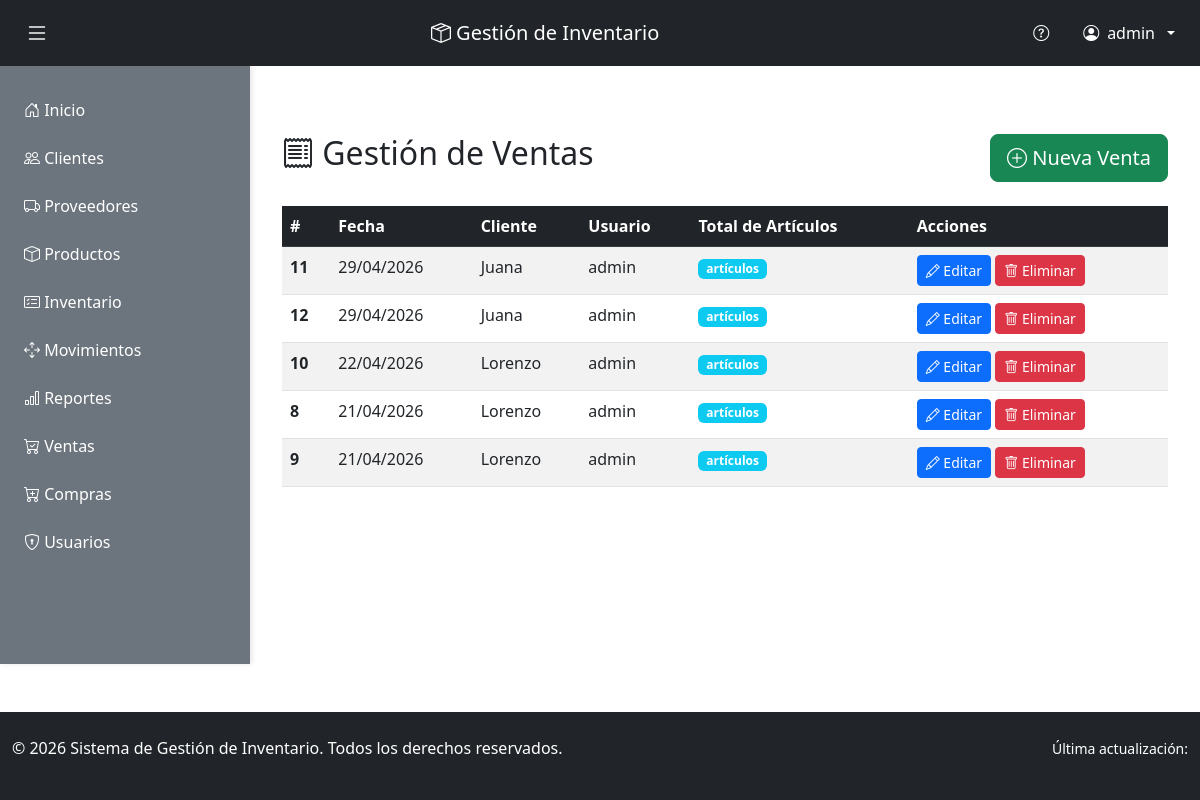
The page /ventas/ (signed in) on the database its author committed.
### inventario/models.py (models this page shows, shortened)
class Venta(models.Model):
    ESTADO_VENTA = [
        ('borrador', 'Borrador'),
        ('confirmada', 'Confirmada'),
        ('entregada', 'Entregada'),
        ('cancelada', 'Cancelada'),
    ]
    fecha_venta = models.DateField(auto_now_add=True)
    cliente = models.ForeignKey(Cliente, on_delete=models.CASCADE, related_name='ventas')
    usuario = models.ForeignKey(User, on_delete=models.CASCADE, related_name='ventas_realizadas')
    estado = models.CharField(max_length=20, choices=ESTADO_VENTA, default='borrador')
    total = models.DecimalField(max_digits=12, decimal_places=2, default=0)
    class Meta:
        ordering = ['-fecha_venta']
        verbose_name = 'Venta'
        verbose_name_plural = 'Ventas'

class Cliente(models.Model):
    nombre = models.CharField(max_length=100)
    telefono = models.CharField(max_length=9)
    email = models.EmailField(unique=True)
    direccion = models.CharField(max_length=200)
    fecha_creacion = models.DateTimeField(auto_now_add=True)
    activo = models.BooleanField(default=True)
    class Meta:
        ordering = ['-activo', 'nombre']
        verbose_name = 'Cliente'
        verbose_name_plural = 'Clientes'

### inventario/views.py (the view)
# urls.py: path('ventas/', views.ver_ventas, name='ver_ventas'),
@login_required(login_url='login')
@roles_permitidos('empleado', 'administrador')
@require_http_methods(["GET"])
def ver_ventas(request):
    ventas = Venta.objects.all()
    contexto = {'ventas': ventas}
    return render(request, 'ventas.html', contexto)

### Gestion_inventario/inventario/templates/ventas.html (shortened to what this page needs)
{% extends 'base.html' %}
{% block content %}
<div class="container mt-5">
    <div class="row mb-4">
        <div class="col-md-8">
            <h2><i class="bi bi-receipt"></i> Gestión de Ventas</h2>
        </div>
        <div class="col-md-4 text-end">
            <a href="{% url 'agregar_venta' %}" class="btn btn-success btn-lg">
                <i class="bi bi-plus-circle"></i> Nueva Venta
            </a>
        </div>
    </div>
    {% if ventas %}
        <div class="table-responsive">
            <table class="table table-hover table-striped">
                <thead class="table-dark">
                    <tr>
                        <th>#</th>
                        <th>Fecha</th>
                        <th>Cliente</th>
                        <th>Usuario</th>
                        <th>Total de Artículos</th>
                        <th>Acciones</th>
                    </tr>
                </thead>
                <tbody>
                    {% for venta in ventas %}
                        <tr>
                            <td><strong>{{ venta.id }}</strong></td>
                            <td>{{ venta.fecha_venta|date:"d/m/Y" }}</td>
                            <td>{{ venta.cliente.nombre }}</td>
                            <td>{{ venta.usuario.username }}</td>
                            <td>
                                <span class="badge bg-info">{{ venta.detalleventa_set.count }} artículos</span>
                            </td>
                            <td>
                                <a href="{% url 'editar_venta' venta.id %}" class="btn btn-primary btn-sm">
                                    <i class="bi bi-pencil"></i> Editar
                                </a>
                                <a href="{% url 'eliminar_venta' venta.id %}" class="btn btn-danger btn-sm">
                                    <i class="bi bi-trash"></i> Eliminar
                                </a>
                            </td>
                        </tr>
                    {% endfor %}
                </tbody>
            </table>
        </div>
    {% else %}
        <div class="alert alert-info text-center" role="alert">
            <h4 class="alert-heading">Sin ventas registradas</h4>
            <p>No hay ventas en el sistema. <a href="{% url 'agregar_venta' %}" class="alert-link">Crear una nueva venta</a></p>
        </div>
    {% endif %}
</div>
{% endblock %}

### inventario/templates/base.html (shortened to what this page needs)
<!DOCTYPE html>
<html lang="es">
{% load static %}
<head>
    <link href="https://cdn.jsdelivr.net/npm/bootstrap@5.3.0/dist/css/bootstrap.min.css" rel="stylesheet">
    <link rel="stylesheet" href="https://cdn.jsdelivr.net/npm/bootstrap-icons@1.10.0/font/bootstrap-icons.css">
</head>
<body>
    <nav class="navbar navbar-dark bg-dark sticky-top">
        <div class="container-fluid d-flex">
            <button class="btn btn-dark toggle-sidebar-btn me-2" id="sidebarToggle" title="Abrir/Cerrar menú">
                <i class="bi bi-list"></i>
            </button>
            <span class="navbar-brand mx-auto">
                <i class="bi bi-box-seam"></i> Gestión de Inventario
            </span>
            <div class="d-flex gap-2 align-items-center">
                <button class="btn btn-dark" id="btnAyuda" title="Mostrar ayuda de esta página">
                    <i class="bi bi-question-circle"></i>
                </button>
                <div class="dropdown">
                    <button class="btn btn-dark dropdown-toggle d-flex align-items-center gap-2" type="button" data-bs-toggle="dropdown">
                        <i class="bi bi-person-circle"></i>
                        {{ user.username }}
                    </button>
            </div>
        </div>
    </nav>
    <div class="main-container">
        <aside class="sidebar" id="sidebar">
            <ul class="sidebar-menu">
                <li><a href="{% url 'inicio' %}" class="nav-link"><i class="bi bi-house-door"></i> Inicio</a></li>
                {% if user.is_staff %}
                    <li><a href="{% url 'ver_clientes' %}" class="nav-link"><i class="bi bi-people"></i> Clientes</a></li>
                    <li><a href="{% url 'ver_proveedores' %}" class="nav-link"><i class="bi bi-truck"></i> Proveedores</a></li>
                    <li><a href="{% url 'ver_productos' %}" class="nav-link"><i class="bi bi-box"></i> Productos</a></li>
                    <li><a href="{% url 'consultar_inventario' %}" class="nav-link"><i class="bi bi-card-checklist"></i> Inventario</a></li>
                    <li><a href="{% url 'ver_movimientos' %}" class="nav-link"><i class="bi bi-arrows-move"></i> Movimientos</a></li>
                    <li><a href="{% url 'ver_reportes' %}" class="nav-link"><i class="bi bi-bar-chart"></i> Reportes</a></li>
                    <li><a href="{% url 'ver_ventas' %}" class="nav-link"><i class="bi bi-cart-check"></i> Ventas</a></li>
                    <li><a href="{% url 'ver_compras' %}" class="nav-link"><i class="bi bi-cart-plus"></i> Compras</a></li>
                    {% if user.is_superuser or user.perfil.rol == 'administrador' %}
                        <li><a href="{% url 'ver_usuarios' %}" class="nav-link"><i class="bi bi-shield-lock"></i> Usuarios</a></li>
                    {% endif %}
            {% endif %}
            </ul>
        </aside>
        <main class="main-content">
            <div class="content-wrapper">
                {% block content %}{% endblock %}
            </div>
        </main>
    </div>
    <footer class="bg-dark text-white mt-5 py-4">
        <div class="container-fluid">
            <div class="row">
                <div class="col-md-6">
                    <p>&copy; 2026 Sistema de Gestión de Inventario. Todos los derechos reservados.</p>
                </div>
                <div class="col-md-6 text-end">
                    <small>Última actualización: {{ now|date:"d/m/Y H:i" }}</small>
                </div>
            </div>
        </div>
    </footer>
</body>
</html>

### inventario/templates/base.html (style rules this page uses)
body { display: flex; flex-direction: column; min-height: 100vh; }
.navbar { flex-shrink: 0; }
.main-container { display: flex; flex: 1; }
.sidebar { width: 250px; background-color: #6c757d; padding: 20px 0; overflow-y: auto; transition: all 0.3s ease; box-shadow: 2px 0 5px rgba(0,0,0,0.1); }
.sidebar-menu { list-style: none; padding: 0; margin: 0; }
.sidebar-menu li { margin: 0; }
.sidebar-menu a { display: block; padding: 12px 20px; color: white; text-decoration: none; transition: background-color 0.2s ease; border-left: 4px solid transparent; }
.main-content { flex: 1; padding: 0; overflow-y: auto; }
.content-wrapper { padding: 20px; }
.toggle-sidebar-btn { cursor: pointer; font-size: 1.5rem; }

### rows shown on the page
Venta: id "11", fecha_venta "29/04/2026", cliente.nombre "Juana", usuario.username "admin"
Venta: id "12", fecha_venta "29/04/2026", cliente.nombre "Juana", usuario.username "admin"
Venta: id "10", fecha_venta "22/04/2026", cliente.nombre "Lorenzo", usuario.username "admin"
Venta: id "8", fecha_venta "21/04/2026", cliente.nombre "Lorenzo", usuario.username "admin"
Venta: id "9", fecha_venta "21/04/2026", cliente.nombre "Lorenzo", usuario.username "admin"

### other values the page prints
{{ user.username }} "admin"
